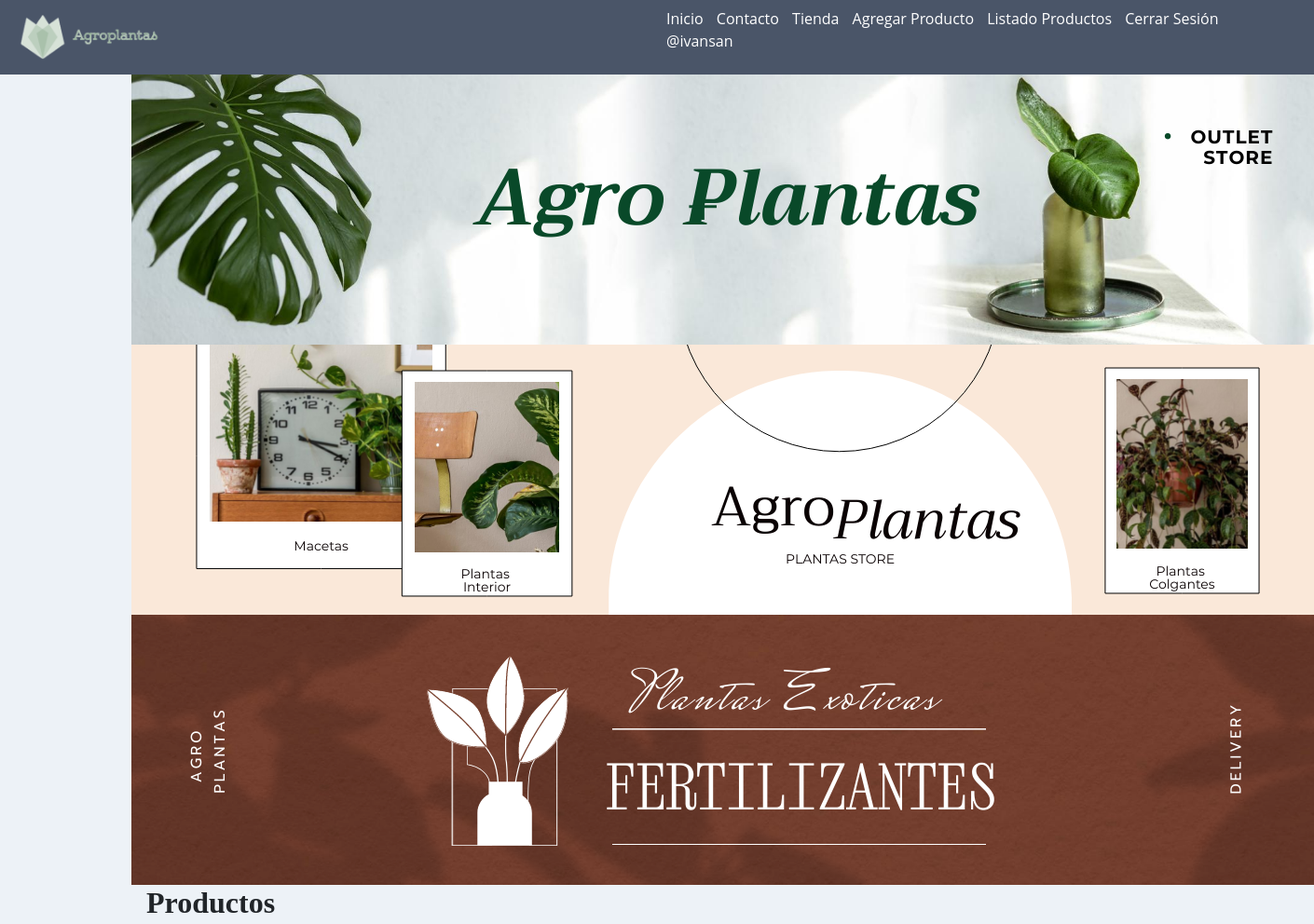
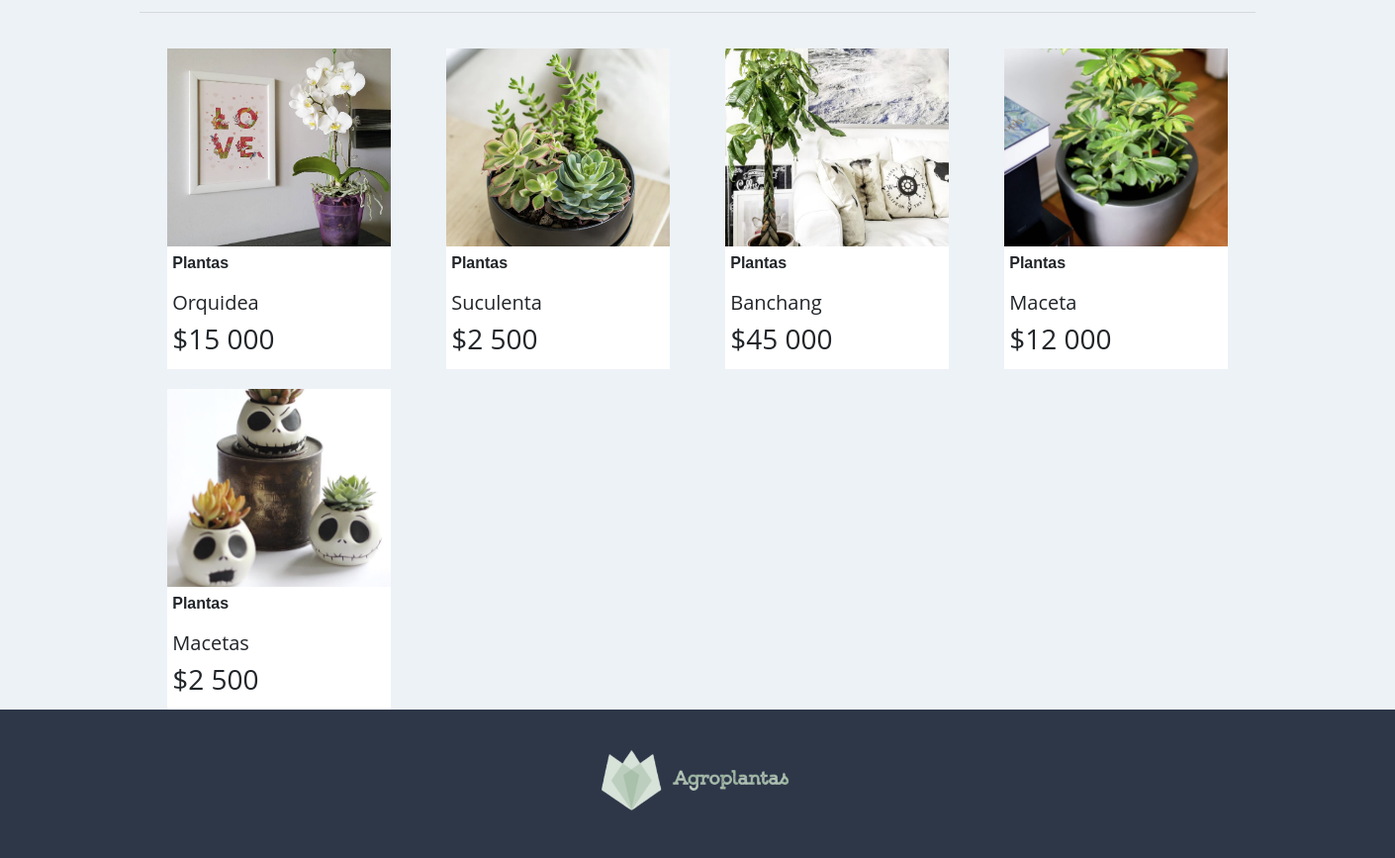
The app's page / (signed in) with its own data (2 pictures, top to bottom).
### core/models.py (models this page shows, shortened)
class Producto(models.Model):
    codigo = models.CharField(max_length=6, primary_key=True, verbose_name= 'id_sku')
    nombre = models.CharField(max_length=50, verbose_name= 'Nombre Producto')
    precio = models.IntegerField()
    stock = models.IntegerField()
    descripcion = models.TextField()
    categoria = models.ForeignKey(Categoria, null=False, on_delete=models.PROTECT)
    fecha_pedido = models.DateField()
    imagen = models.ImageField(upload_to="productos", null=True)

class Categoria(models.Model):
    idcategoria = models.IntegerField(primary_key=True, verbose_name= 'Id de categoria')
    nombreCategoria = models.CharField(max_length=50, verbose_name= 'Nombre de la categoria')
    def __str__(self):
        return self.nombreCategoria

### core/views.py (the view)
# urls.py: 2. Add a URL to urlpatterns:  path('', views.home, name='home')
def home(request):
    productos = Producto.objects.all()
    data = {
        'productos': productos
    }
    return render(request, 'core/home.html', data)

### core/templates/core/home.html (shortened to what this page needs)
{% extends 'core/base.html' %}
{% load static %}
{% block css %}
<link rel="stylesheet" href="https://cdn.jsdelivr.net/bxslider/4.2.12/jquery.bxslider.css">
{% endblock %}
{% block contenido %}
<div class="slider">
    <div>
        <img src=" {% static 'core/img/banner/banner01.png' %}" alt="">
    </div>
    <div>
        <img src=" {% static 'core/img/banner/banner02.png' %}" alt="">
    </div>
    <div>
        <img src=" {% static 'core/img/banner/banner03.png' %}" alt="">
    </div>
</div>
{% load humanize %}
<h2><b>&nbsp;&nbsp;Productos</b></h2>
<hr>
<div class="productos">
    {% for p in productos %}
    <div class="producto">
        <div class="contenedor_producto">
            {% if p.imagen %}
            <img src=" {{ p.imagen.url }}" alt="imagen producto">
            {% endif %}
            <div class="detalle">
                <p
                    style="font-family: 'Trebuchet MS', 'Lucida Sans Unicode', 'Lucida Grande', 'Lucida Sans', Arial, sans-serif">
                    <b>{{ p.categoria | capfirst }}</b>
                </p>
                <h5>{{ p.nombre | title }}</h5>
                <h3>${{ p.precio | intcomma }}</h3>
            </div>
        </div>
    </div>
{% endfor %}
</div>
{% endblock %}

### core/templates/core/base.html (shortened to what this page needs)
<!DOCTYPE html>
<html lang="es">
<head>
    <link rel="stylesheet" href="https://cdn.jsdelivr.net/npm/bootstrap@4.6.1/dist/css/bootstrap.min.css"
>
    {% load static %}
    <link rel="stylesheet" href="https://cdn.jsdelivr.net/bxslider/4.2.12/jquery.bxslider.css">
    {% block css %}
    {% endblock %}
    <link rel="stylesheet" href="{% static 'core/css/estilos.css' %}">
</head>
<body>
    <header id="header">
        <div class="contenedor_logo">
            <img class="logo" src="{% static 'core/img/agroplantaslogo.png' %}" alt="logo">
        </div>
        <div>
            <nav id="nav">
                <ul>
                    <li>
                        <a href="{% url 'home' %}"> Inicio </a>
                    </li>
                    <li>
                        <a href="{% url 'contacto' %}">Contacto</a>
                    </li>
                    <li><a href="{% url 'galeria' %}">Tienda</a></li>
                    {% if perms.core.add_producto %}
                    <li>
                        <a href="{% url 'agregar_producto' %}">Agregar Producto</a>
                    </li>
                    {% endif %}
                    {% if perms.core.view_producto %}
                    <li>
                        <a href="{% url 'listar_productos' %}">Listado Productos</a>
                    </li>
                    {% endif %}
                    {% if user.is_authenticated %}
                    <li>
                        <a href="{% url 'logout' %}">Cerrar Sesión</a>
                    </li>
                    <li>
                        <a href="#">@{{ user.username }}</a>
                    </li>
                    {% endif %}
                </ul>
            </nav>
        </div>
    </header>
    <div id="contenido">
        {% block contenido %}
        {% endblock %}
    </div>
    <footer>
        <div class="logo_footer">
            <img src="{% static 'core/img/agroplantaslogo.png' %}" alt="logo">
        </div>
    </footer>
</body>
</html>

### core/static/core/css/estilos.css (style rules this page uses)
* { margin:0; padding:0; }
body { background-color:#EDF2F7; font-family: 'Open Sans', sans-serif; }
h1,h2 { font-family: 'Balsamiq Sans', cursive; }
header { width: 100%; height: 80px; background-color: #4A5568; display: flex; justify-content: space-between; }
header > div { width: 50%; }
.contenedor_logo { display: flex; align-items: center; }
.logo { width: 155px; margin-left: 20px; }
nav { display: flex; justify-content: flex-end; align-items: center; height: 100%; }
nav > ul { margin-right: 50px; }
nav > ul > li { display: inline; margin-left: 10px; }
nav a { color:white; text-decoration: none; }
#contenido { width: 80%; margin:auto; max-width: 1280px; min-height: 100vh; }
.productos { display: flex; flex-wrap: wrap; }
.producto { width: 25%; margin-top: 20px; }
.producto img { width: 100%; height: 200px; object-fit: cover; }
.producto .detalle { padding: 5px; }
.producto .contenedor_producto { background-color: white; width: 80%; margin: auto; }
footer { width: 100%; height: 150px; background-color: #2D3748; }
footer > .logo_footer { display: flex; justify-content: center; align-items: center; height: calc(150% - 80px); }
footer > .logo_footer > img { width: 200px; }

### records on screen
Producto: imagen (picture), categoria "Plantas", nombre "Orquidea", precio "15 000"
Producto: imagen (picture), categoria "Plantas", nombre "Suculenta", precio "2 500"
Producto: imagen (picture), categoria "Plantas", nombre "Banchang", precio "45 000"
Producto: imagen (picture), categoria "Plantas", nombre "Maceta", precio "12 000"
Producto: imagen (picture), categoria "Plantas", nombre "Macetas", precio "2 500"

### other values on screen
{{ user.username }} "ivansan"
